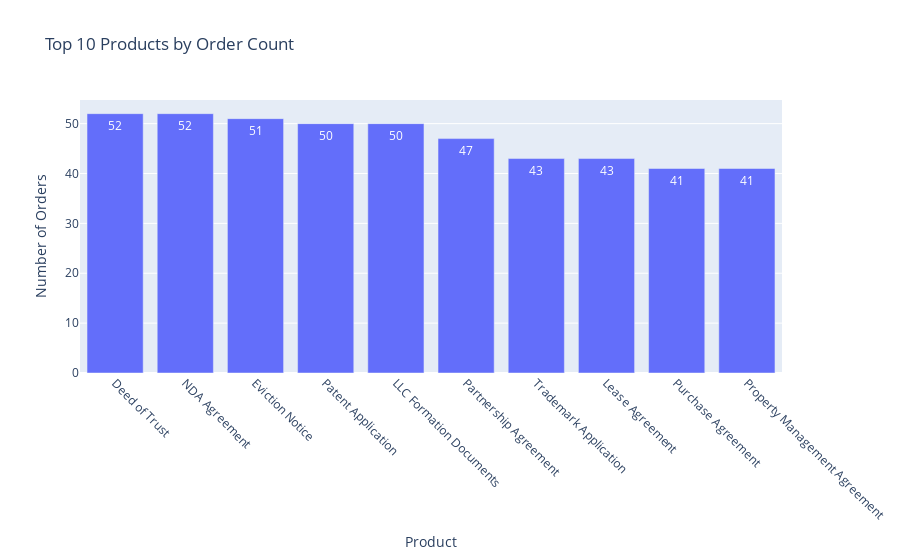

Notebook code cell kept with this figure:
### Markdown cell above
### PRODUCT ORDER FREQUENCY ANALYSIS

### Code cell
# count unique orders for each product
product_freq = (df.groupby('product_name')['order_id'].nunique().reset_index(name='orders').sort_values('orders', ascending=False))

top_n = 10                               
top_products_freq = product_freq.head(top_n)

fig_prod_freq = px.bar(top_products_freq, x='product_name', y='orders', 
                       title=f'Top {top_n} Products by Order Count', text='orders')

fig_prod_freq.update_layout(xaxis_title='Product', yaxis_title='Number of Orders', xaxis_tickangle=45)
fig_prod_freq.show()

### Figure 1 — Plotly figure (JSON) as saved in the notebook; plotly's stock layout.template omitted (floating-point values rounded to 4 significant figures)
{"data": [{"hovertemplate": "product_name=%{x}<br>orders=%{text}<extra></extra>", "legendgroup": "", "marker": {"color": "#636efa", "pattern": {"shape": ""}}, "name": "", "orientation": "v", "showlegend": false, "text": [52.0, 52.0, 51.0, 50.0, 50.0, 47.0, 43.0, 43.0, 41.0, 41.0], "textposition": "auto", "type": "bar", "x": ["Deed of Trust", "NDA Agreement", "Eviction Notice", "Patent Application", "LLC Formation Documents", "Partnership Agreement", "Trademark Application", "Lease Agreement", "Purchase Agreement", "Property Management Agreement"], "xaxis": "x", "y": [52, 52, 51, 50, 50, 47, 43, 43, 41, 41], "yaxis": "y"}], "layout": {"barmode": "relative", "legend": {"tracegroupgap": 0}, "title": {"text": "Top 10 Products by Order Count"}, "xaxis": {"anchor": "y", "domain": [0, 1], "tickangle": 45, "title": {"text": "Product"}}, "yaxis": {"anchor": "x", "domain": [0, 1], "title": {"text": "Number of Orders"}}}}
